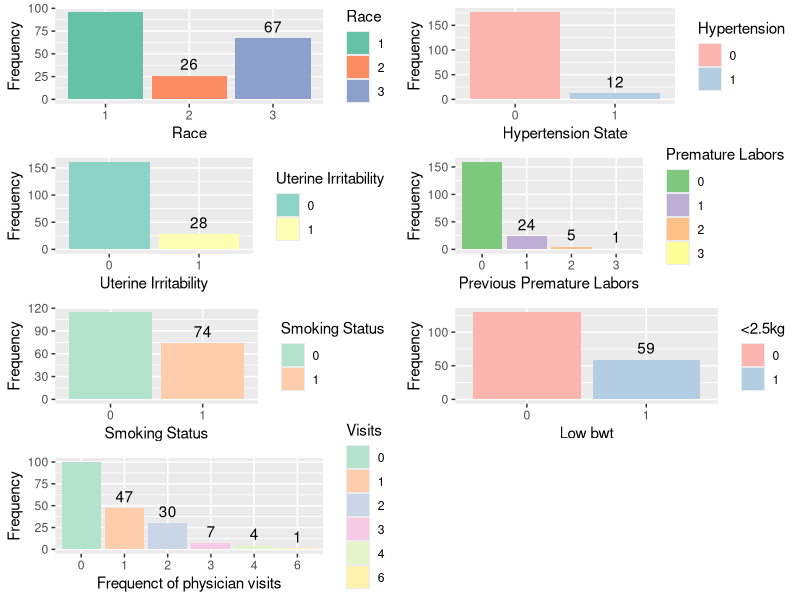
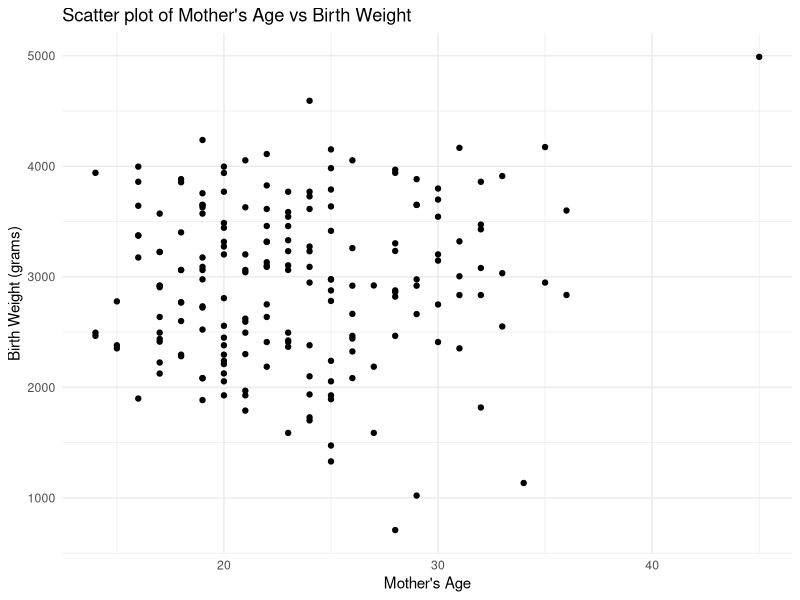
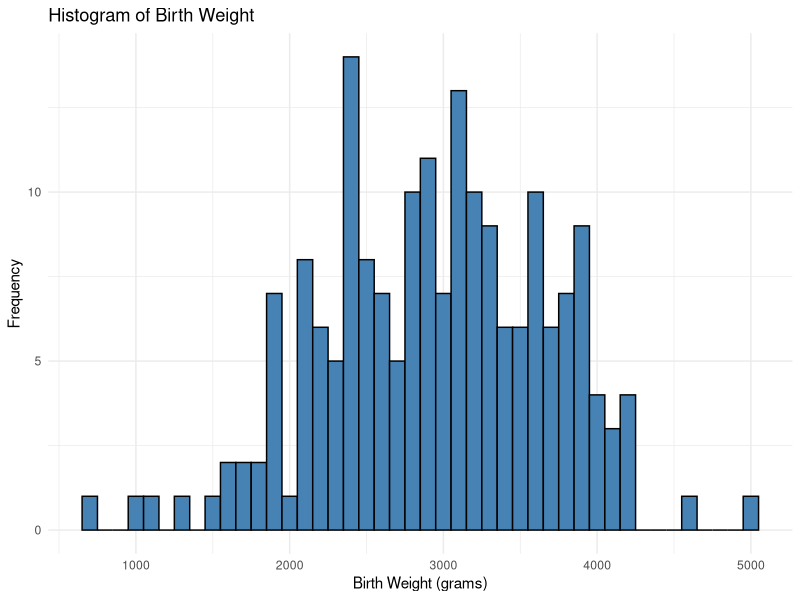
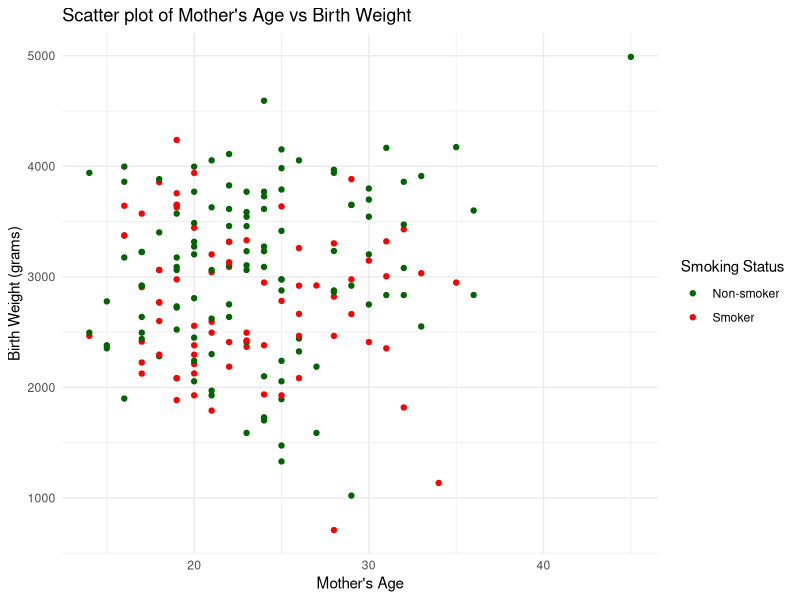
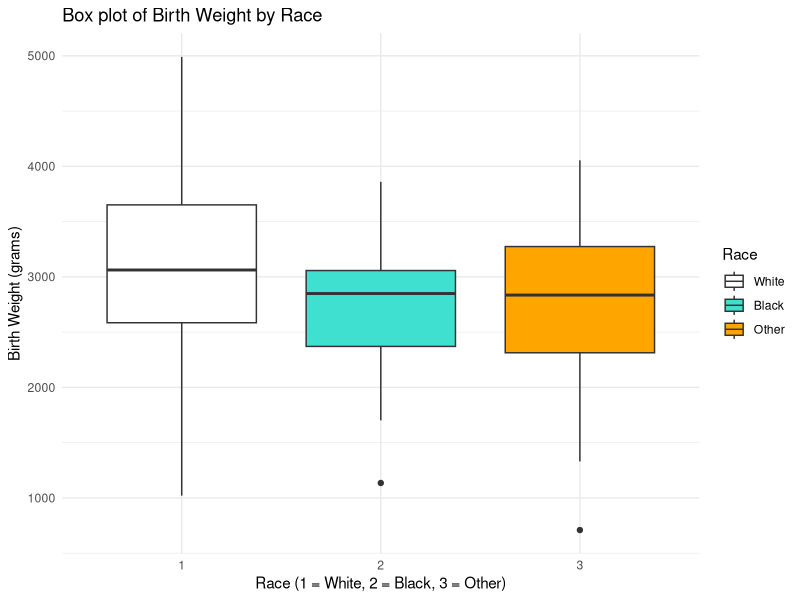
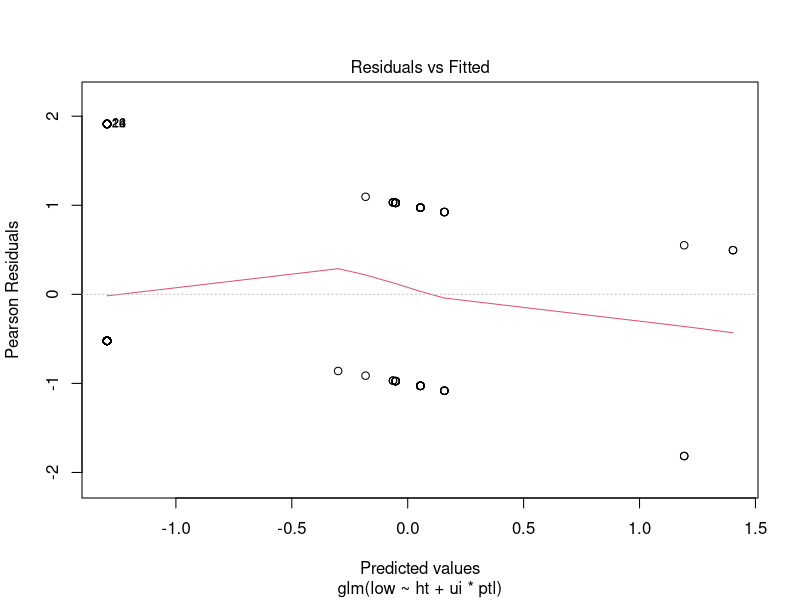
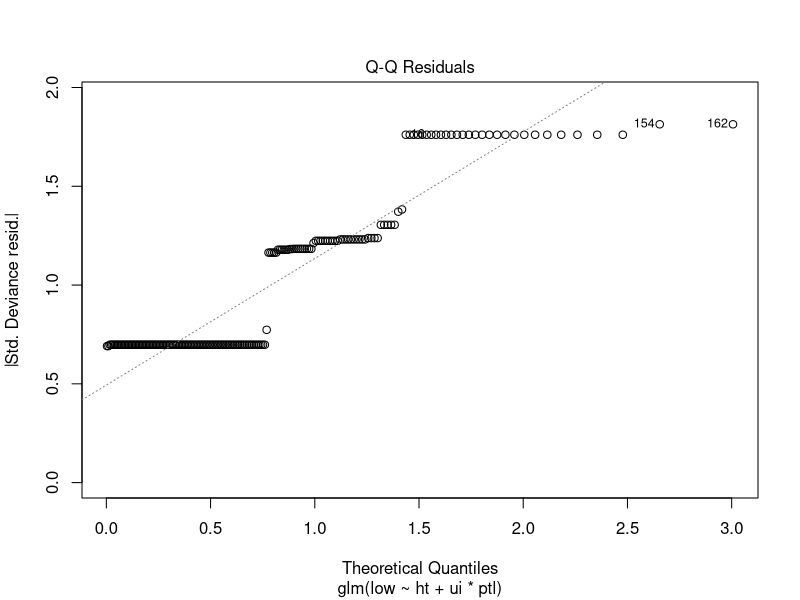
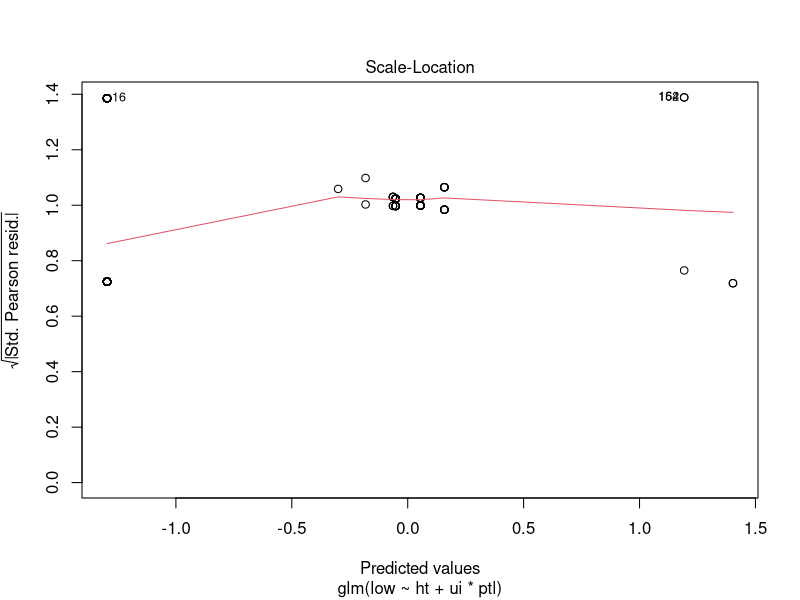

Write the R code that produced these figures, in order.
## ---- chunk 1
knitr::opts_chunk$set(echo = TRUE)
library(tidyverse)
library(MASS)
library(ggplot2)
library(gridExtra)
## ---- chunk 2
ggplot1 <- ggplot(data = data.frame(table(birthwt$race)), aes(x = Var1, y = Freq, fill = Var1)) +
  geom_bar(stat = "identity") +
  geom_text(aes(label = Freq), vjust = -0.5) +
  xlab("Race") + ylab("Frequency")+
  labs(fill = "Race")

ggplot2 <- ggplot(data = data.frame(table(birthwt$ht)), aes(x = Var1, y = Freq, fill = Var1)) +
  geom_bar(stat = "identity") +
  geom_text(aes(label = Freq), vjust = -0.5) +
  xlab("Hypertension State") + ylab("Frequency") +
  labs(fill = "Hypertension")

ggplot3 <- ggplot(data = data.frame(table(birthwt$ui)), aes(x = Var1, y = Freq, fill = Var1)) +
  geom_bar(stat = "identity") +
  geom_text(aes(label = Freq), vjust = -0.5) +
  xlab("Uterine Irritability") + ylab("Frequency")+
  labs(fill = "Uterine Irritability")

ggplot4 <- ggplot(data = data.frame(table(birthwt$ptl)), aes(x = Var1, y = Freq, fill = Var1)) +
  geom_bar(stat = "identity") +
  geom_text(aes(label = Freq), vjust = -0.5) +
  xlab("Previous Premature Labors") + ylab("Frequency")+
  labs(fill = "Premature Labors")

ggplot5 <- ggplot(data = data.frame(table(birthwt$smoke)), aes(x = Var1, y = Freq, fill = Var1)) +
  geom_bar(stat = "identity") +
  geom_text(aes(label = Freq), vjust = -0.5) +
  xlab("Smoking Status") + ylab("Frequency")+
  labs(fill = "Smoking Status")

ggplot6 <- ggplot(data = data.frame(table(birthwt$low)), aes(x = Var1, y = Freq, fill = Var1)) +
  geom_bar(stat = "identity") +
  geom_text(aes(label = Freq), vjust = -0.5) +
  xlab("Low bwt") + ylab("Frequency")+
  labs(fill = "<2.5kg")

ggplot7 <- ggplot(data = data.frame(table(birthwt$ftv)), aes(x = Var1, y = Freq, fill = Var1)) +
  geom_bar(stat = "identity") +
  geom_text(aes(label = Freq), vjust = -0.5) +
  xlab("Frequenct of physician visits") + ylab("Frequency")+
  labs(fill = "Visits")

# Arrange the ggplot objects in a grid with different colors
grid.arrange(ggplot1 + scale_fill_brewer(palette = "Set2"),
             ggplot2 + scale_fill_brewer(palette = "Pastel1"),
             ggplot3 + scale_fill_brewer(palette = "Set3"),
             ggplot4 + scale_fill_brewer(palette = "Accent"),
             ggplot5 + scale_fill_brewer(palette = "Pastel2"),
             ggplot6 + scale_fill_brewer(palette = "Pastel1"),
             ggplot7 + scale_fill_brewer(palette = "Pastel2"),
             ncol = 2)
## ---- chunk 3

ggplot(birthwt, aes(x = age, y = bwt)) + 
  geom_point() +
  labs(title = "Scatter plot of Mother's Age vs Birth Weight",
       x = "Mother's Age",
       y = "Birth Weight (grams)") +
  theme_minimal()

## ---- chunk 4

ggplot(birthwt, aes(x = bwt)) + 
  geom_histogram(binwidth = 100, fill = "steelblue", color = "black") +
  labs(title = "Histogram of Birth Weight",
       x = "Birth Weight (grams)",
       y = "Frequency") +
  theme_minimal()

## ---- chunk 5
ggplot(birthwt, aes(x = age, y = bwt, color = factor(smoke))) + 
  geom_point() +
  scale_color_manual(values = c("darkgreen", "red"), labels = c("Non-smoker", "Smoker")) +
  labs(title = "Scatter plot of Mother's Age vs Birth Weight",
       x = "Mother's Age",
       y = "Birth Weight (grams)",
       color = "Smoking Status") +
  theme_minimal()

## ---- chunk 6
ggplot(birthwt, aes(x = factor(race), y = bwt, fill = factor(race))) + 
  geom_boxplot() +
  scale_fill_manual(values = c("white", "Turquoise", "orange"), labels = c("White", "Black", "Other")) +
  labs(title = "Box plot of Birth Weight by Race",
       x = "Race (1 = White, 2 = Black, 3 = Other)",
       y = "Birth Weight (grams)",
       fill = "Race") +
  theme_minimal()


## ---- chunk 7
str(birthwt)
## ---- chunk 8
model1 <- glm(low ~ ht + ui * ptl, data = birthwt, family = binomial)

# Perform hypothesis tests for model1 (ht, ui, ptl, and ui * ptl)
summary(model1)

## ---- chunk 9
model2 <- glm(low ~ smoke + age, data = birthwt, family = binomial)

# Perform hypothesis tests for model2 (smoke, age)
summary(model2)

## ---- chunk 10
full_model = glm(low~., data=birthwt, family = binomial )
summary(full_model)
## ---- chunk 11
temp_mod1 <- glm(low ~ race * ptl, data = birthwt, family = binomial)
summary(temp_mod1)

## ---- chunk 12
temp_mod2 = glm(low ~ ptl + smoke + ftv , data=birthwt, family = binomial )
summary(temp_mod2)
## ---- chunk 13
model3 <- glm(low ~ ht * ui, data = birthwt, family = binomial)
summary(model3)

## ---- chunk 14

plot(model1)
## ---- chunk 15
plot(model2)

